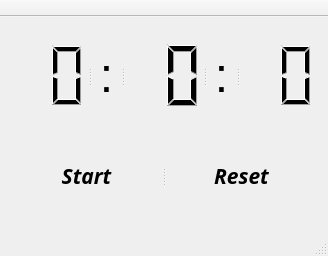
<?xml version="1.0" encoding="UTF-8"?>
<ui version="4.0">
 <class>MainWindow</class>
 <widget class="QMainWindow" name="MainWindow">
  <property name="geometry">
   <rect>
    <x>0</x>
    <y>0</y>
    <width>328</width>
    <height>256</height>
   </rect>
  </property>
  <property name="windowTitle">
   <string>MainWindow</string>
  </property>
  <widget class="QWidget" name="centralWidget">
   <property name="minimumSize">
    <size>
     <width>200</width>
     <height>200</height>
    </size>
   </property>
   <layout class="QVBoxLayout" name="verticalLayout">
    <item>
     <widget class="QSplitter" name="splitter">
      <property name="orientation">
       <enum>Qt::Horizontal</enum>
      </property>
      <property name="childrenCollapsible">
       <bool>false</bool>
      </property>
      <widget class="QLCDNumber" name="minDisplay">
       <property name="font">
        <font>
         <family>Viner Hand ITC</family>
         <pointsize>16</pointsize>
         <weight>75</weight>
         <italic>true</italic>
         <bold>true</bold>
        </font>
       </property>
       <property name="autoFillBackground">
        <bool>false</bool>
       </property>
       <property name="frameShape">
        <enum>QFrame::NoFrame</enum>
       </property>
       <property name="frameShadow">
        <enum>QFrame::Raised</enum>
       </property>
       <property name="lineWidth">
        <number>2</number>
       </property>
       <property name="smallDecimalPoint">
        <bool>false</bool>
       </property>
       <property name="digitCount">
        <number>2</number>
       </property>
       <property name="intValue" stdset="0">
        <number>0</number>
       </property>
      </widget>
      <widget class="QLabel" name="label">
       <property name="font">
        <font>
         <pointsize>30</pointsize>
        </font>
       </property>
       <property name="lineWidth">
        <number>1</number>
       </property>
       <property name="text">
        <string>&lt;html&gt;&lt;head/&gt;&lt;body&gt;&lt;p&gt;&lt;span style=&quot; font-size:36pt;&quot;&gt;:&lt;/span&gt;&lt;/p&gt;&lt;/body&gt;&lt;/html&gt;</string>
       </property>
       <property name="scaledContents">
        <bool>true</bool>
       </property>
       <property name="alignment">
        <set>Qt::AlignCenter</set>
       </property>
      </widget>
      <widget class="QLCDNumber" name="secDisplay">
       <property name="font">
        <font>
         <family>Viner Hand ITC</family>
         <pointsize>16</pointsize>
         <weight>75</weight>
         <italic>true</italic>
         <bold>true</bold>
        </font>
       </property>
       <property name="frameShape">
        <enum>QFrame::NoFrame</enum>
       </property>
       <property name="frameShadow">
        <enum>QFrame::Raised</enum>
       </property>
       <property name="lineWidth">
        <number>2</number>
       </property>
       <property name="digitCount">
        <number>2</number>
       </property>
      </widget>
      <widget class="QLabel" name="label_2">
       <property name="font">
        <font>
         <pointsize>30</pointsize>
        </font>
       </property>
       <property name="text">
        <string>&lt;html&gt;&lt;head/&gt;&lt;body&gt;&lt;p&gt;&lt;span style=&quot; font-size:36pt;&quot;&gt;:&lt;/span&gt;&lt;/p&gt;&lt;/body&gt;&lt;/html&gt;</string>
       </property>
       <property name="scaledContents">
        <bool>true</bool>
       </property>
       <property name="alignment">
        <set>Qt::AlignCenter</set>
       </property>
       <property name="indent">
        <number>0</number>
       </property>
      </widget>
      <widget class="QLCDNumber" name="hunDisplay">
       <property name="font">
        <font>
         <family>Viner Hand ITC</family>
         <pointsize>16</pointsize>
         <weight>75</weight>
         <italic>true</italic>
         <bold>true</bold>
        </font>
       </property>
       <property name="frameShape">
        <enum>QFrame::NoFrame</enum>
       </property>
       <property name="lineWidth">
        <number>2</number>
       </property>
       <property name="digitCount">
        <number>2</number>
       </property>
      </widget>
     </widget>
    </item>
    <item>
     <widget class="QSplitter" name="splitter_2">
      <property name="orientation">
       <enum>Qt::Horizontal</enum>
      </property>
      <property name="opaqueResize">
       <bool>true</bool>
      </property>
      <property name="childrenCollapsible">
       <bool>false</bool>
      </property>
      <widget class="QPushButton" name="startBut">
       <property name="minimumSize">
        <size>
         <width>0</width>
         <height>10</height>
        </size>
       </property>
       <property name="font">
        <font>
         <family>Viner Hand ITC</family>
         <pointsize>16</pointsize>
         <weight>75</weight>
         <italic>true</italic>
         <bold>true</bold>
        </font>
       </property>
       <property name="text">
        <string>Start</string>
       </property>
       <property name="flat">
        <bool>true</bool>
       </property>
      </widget>
      <widget class="QPushButton" name="resetBut">
       <property name="minimumSize">
        <size>
         <width>0</width>
         <height>10</height>
        </size>
       </property>
       <property name="font">
        <font>
         <family>Viner Hand ITC</family>
         <pointsize>16</pointsize>
         <weight>75</weight>
         <italic>true</italic>
         <bold>true</bold>
        </font>
       </property>
       <property name="mouseTracking">
        <bool>false</bool>
       </property>
       <property name="text">
        <string>Reset</string>
       </property>
       <property name="flat">
        <bool>true</bool>
       </property>
      </widget>
     </widget>
    </item>
   </layout>
  </widget>
  <widget class="QMenuBar" name="menuBar">
   <property name="geometry">
    <rect>
     <x>0</x>
     <y>0</y>
     <width>328</width>
     <height>21</height>
    </rect>
   </property>
  </widget>
  <widget class="QToolBar" name="mainToolBar">
   <property name="movable">
    <bool>false</bool>
   </property>
   <attribute name="toolBarArea">
    <enum>TopToolBarArea</enum>
   </attribute>
   <attribute name="toolBarBreak">
    <bool>false</bool>
   </attribute>
  </widget>
  <widget class="QStatusBar" name="statusBar"/>
 </widget>
 <layoutdefault spacing="6" margin="11"/>
 <resources/>
 <connections/>
</ui>
